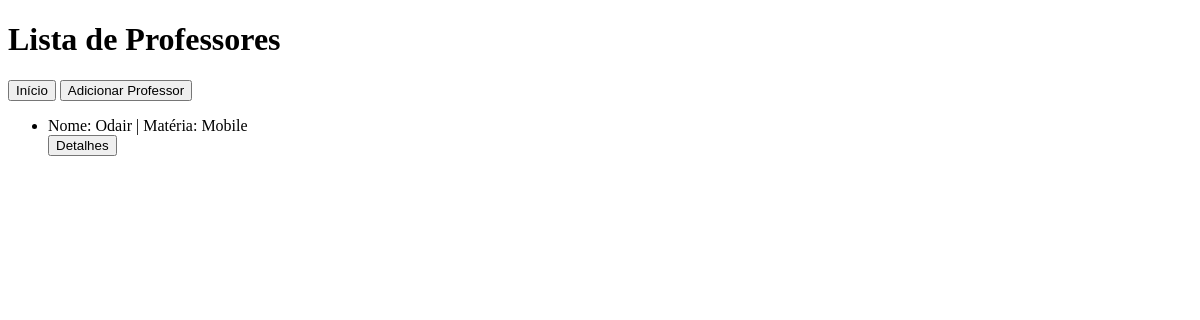
Page /professores on the earlier database version.
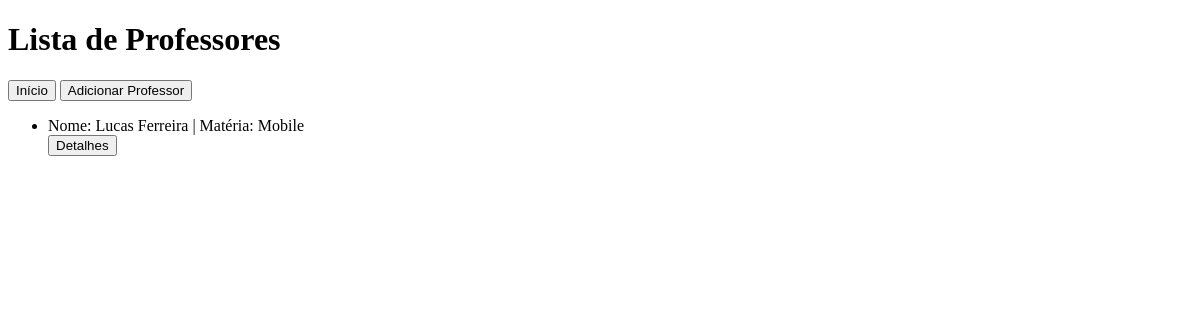
Same page on the later database version.
### professor/dbProfessor.py (models this page shows, shortened)
class Professor(db.Model):
    id = db.Column(db.Integer, primary_key=True)
    nome = db.Column(db.String(100))
    idade = db.Column(db.Integer)
    materia = db.Column(db.String(100))
    observacoes = db.Column(db.String(300))
    def to_dict(self):
        return {
            'id': self.id,
            'nome': self.nome,
            'idade': self.idade,
            'materia': self.materia,
            'observacoes': self.observacoes
        }

### professor/controller.py (the view)
@professores_blueprint.route('/professores', methods=['GET'])
def getProfessor():
    professores = getListProfessor()
    return render_template('professores.html', professores=professores)

### professor/model.py (called while the page is built)
def getListProfessor():
    professores = Professor.query.all()
    return [professor.to_dict() for professor in professores]

### templates/professores.html (shortened to what this page needs)
<!DOCTYPE html>
<html lang="pt-BR">
<head>
</head>
<body>
    <h1>Lista de Professores</h1>
    <a href="{{url_for('professores.getIndex')}}"><button>Início</button></a>
    <a href="{{url_for('professores.adicionarProfessorPage')}}"><button>Adicionar Professor</button></a>
    <ul>
        {% for professor in professores %}
             <li>Nome: {{professor.nome}} | Matéria: {{professor.materia}}</li>
             <a href="{{url_for('professores.buscarProfessor', idProfessor=professor.id)}}"><button>Detalhes</button></a>
             <br><br>
        {% endfor %}
    </ul>
</body>
</html>

Differences in the rows shown:
removed Professor: nome "Odair", materia "Mobile"
added Professor: nome "Lucas Ferreira", materia "Mobile"
